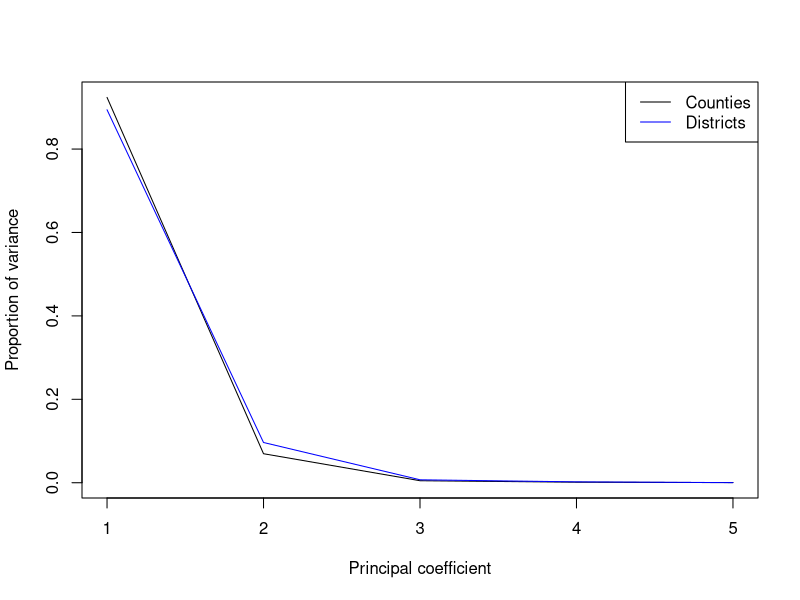
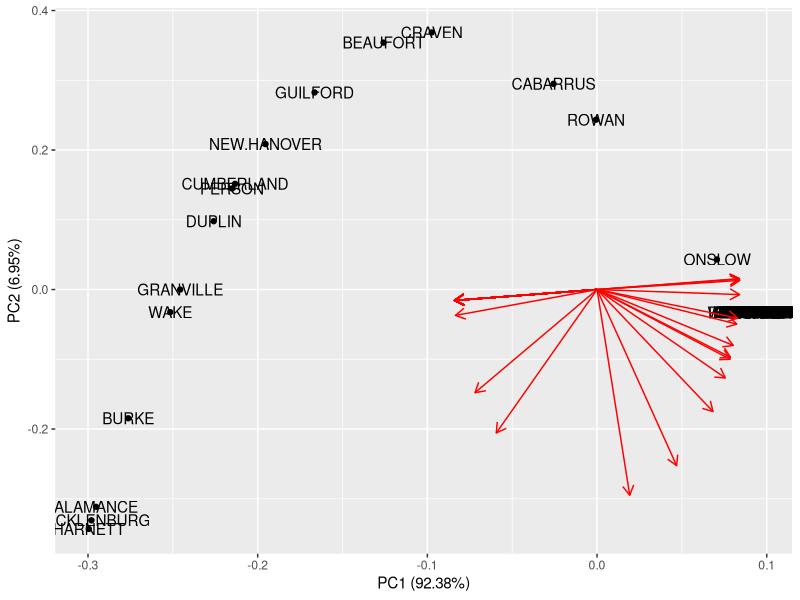
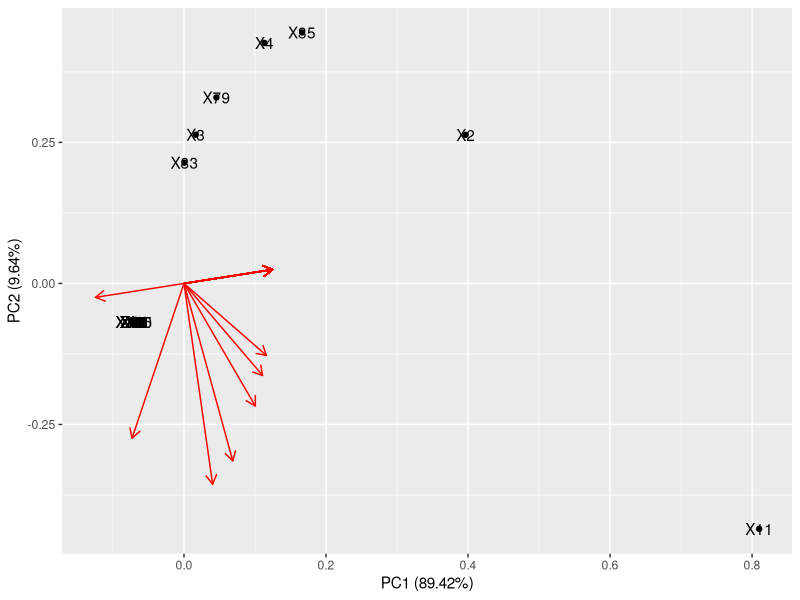

R code for these plots, in order:
# CAROLINA DATA CHALLENGE 2019
# Principal Component Analysis on election data from NC counties & voting districts

library(igraph)
library(magrittr)
library(ggfortify)

get_proportion <- function(sdev, N) {
  return((sdev**2)/N)
}

# Read data
counties <- read.csv("./counties.csv")
districts <- read.csv("./districts.csv")

# Transform data
# Counties
counties <- do.call(rbind, lapply(counties, unlist))
county_props <- matrix(0, dim(counties)[1], 1)
rownames(county_props) <- labels(counties)[[1]]
# Checks
for (i in 1:dim(counties)[1]) {
  prop <- counties[i,1]/counties[i,2]
  if ((prop <= 1.0) & (prop > 0.0) & !is.na(prop)) {
    county_props[i] <- prop
  }
}
clabs <- labels(counties)[[1]]
for ( ind in rev(which(county_props == 0.0)) ) {
  county_props <- county_props[-ind]
  clabs <- clabs[-ind]
}
county_props <- as.matrix(county_props)
rownames(county_props) <- clabs
# Districts
districts <- do.call(rbind, lapply(districts, unlist))
district_props <- matrix(0, dim(districts)[1], 1)
rownames(district_props) <- labels(districts)[[1]]
# Checks
for (i in 1:dim(districts)[1]) {
  prop <- districts[i,1]/districts[i,2]
  if ((prop <= 1.0) & (prop > 0.0) & !is.na(prop)) {
    district_props[i] <- prop
  }
}
dlabs <- labels(districts)[[1]]
for ( ind in rev(which(district_props == 0.0)) ) {
  district_props <- district_props[-ind]
  dlabs <- dlabs[-ind]
}
district_props <- as.matrix(district_props)
rownames(district_props) <- dlabs

# PCA & get proportions of variance
# Counties
ctotal <- sum(counties[,1])/sum(counties[,2])
counties.diffs <- matrix(0, length(county_props), length(county_props))
for (i in 1:length(county_props)) {
  for (j in 1:length(county_props)) {
    if (i != j) {
      counties.diffs[i,j] <- abs(county_props[i] - county_props[j])/ctotal
    }
  }
}
rownames(counties.diffs) <- clabs
# Districts
dtotal <- sum(districts[,1])/sum(districts[,2])
districts.diffs <- matrix(0, length(district_props), length(district_props))
for (i in 1:length(district_props)) {
  for (j in 1:length(district_props)) {
    if (i != j) {
      districts.diffs[i,j] <- abs(district_props[i] - district_props[j])/district_props[i]
    }
  }
}
rownames(districts.diffs) <- dlabs

counties.pca <- prcomp(counties.diffs, center = TRUE, scale = TRUE)
districts.pca <- prcomp(districts.diffs, center = TRUE, scale = TRUE)

cvar <- lapply( counties.pca$sdev, function(x) {get_proportion(x,dim(counties.diffs)[1])} )
dvar <- lapply( districts.pca$sdev, function(x) {get_proportion(x,dim(districts.diffs)[1])} )

# Plot proportions of variance
#top_pcs <- min(length(cvar), length(dvar))
top_pcs <- 5

plot(1:top_pcs, cvar[1:top_pcs], type = 'l', xlab = 'Principal coefficient', ylab = 'Proportion of variance')
lines(1:top_pcs, dvar[1:top_pcs], col = 'blue')
legend('topright', legend = c('Counties', 'Districts'), col = c('black', 'blue'), lty = 1)

# Plot first 2 PCs
autoplot(counties.pca, loadings = TRUE, label = TRUE)
autoplot(districts.pca, loadings = TRUE, label = TRUE)
